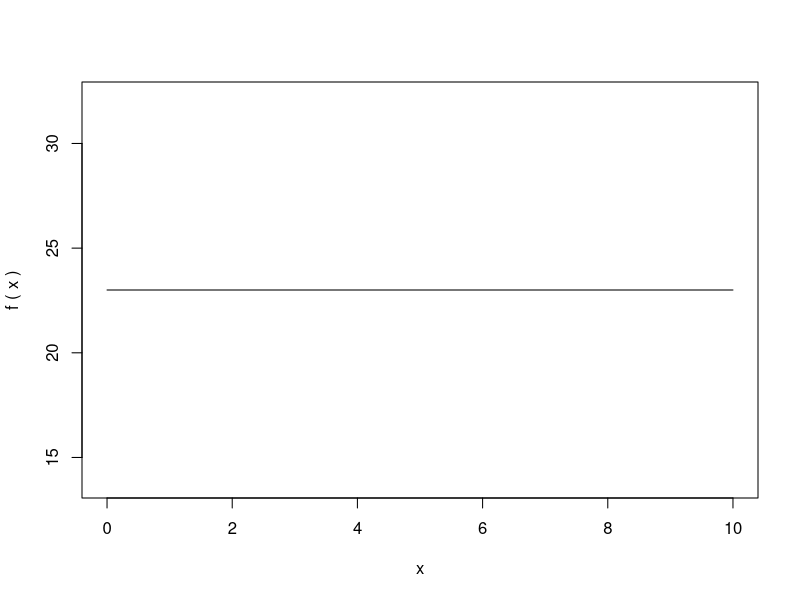
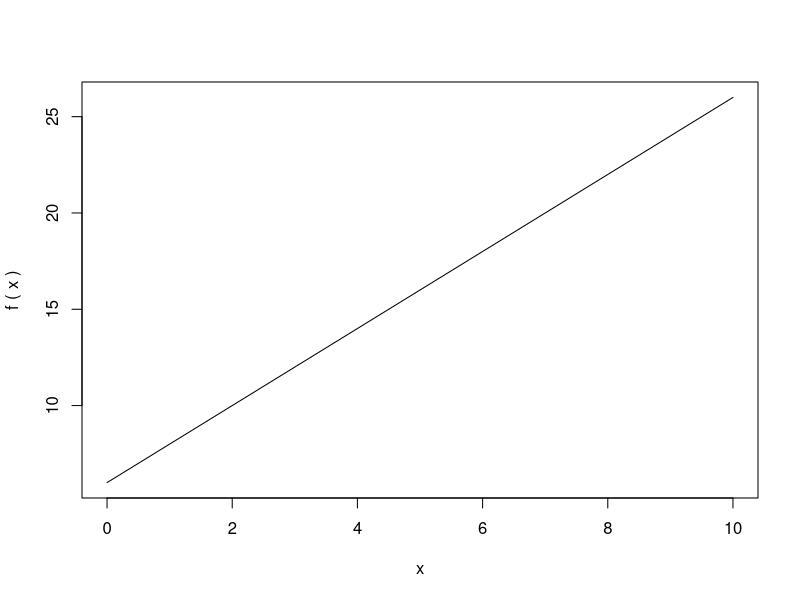
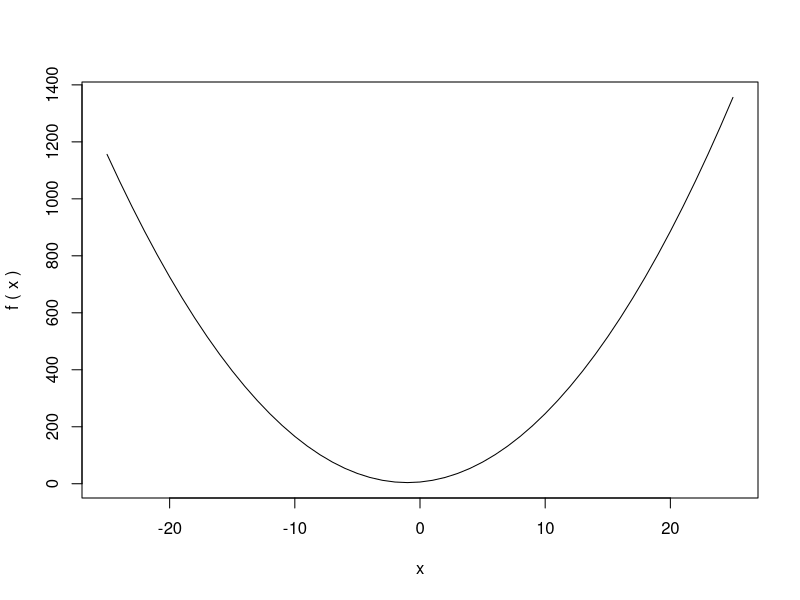
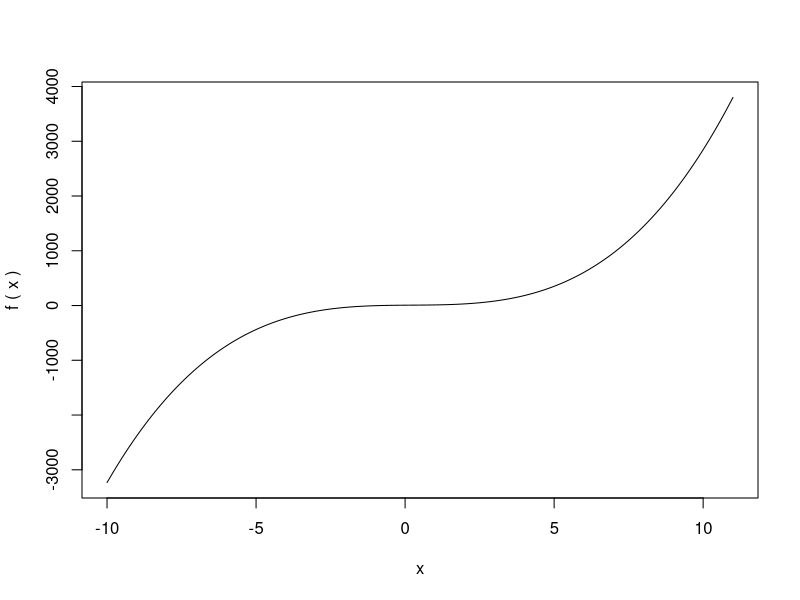
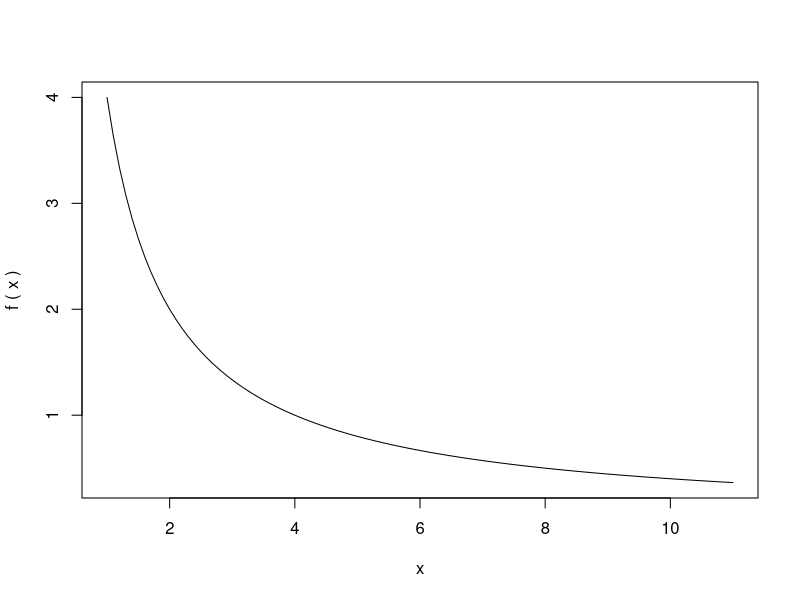
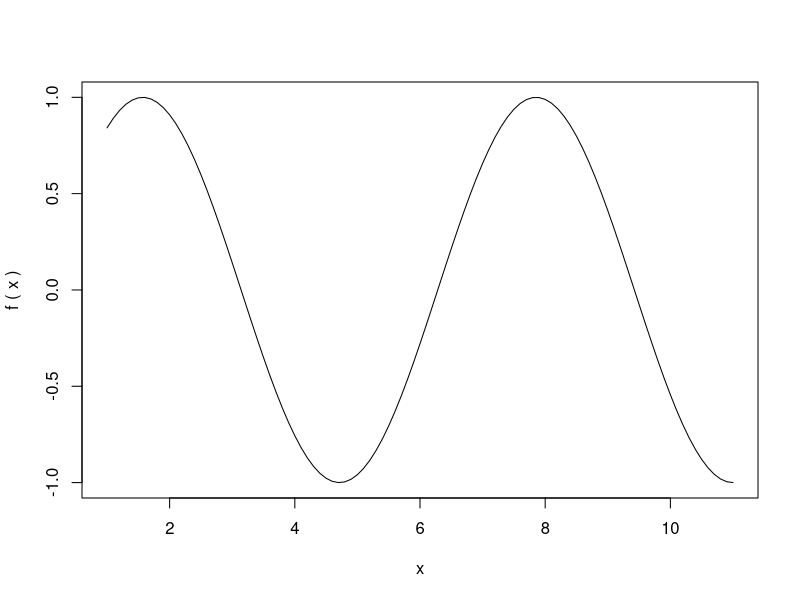
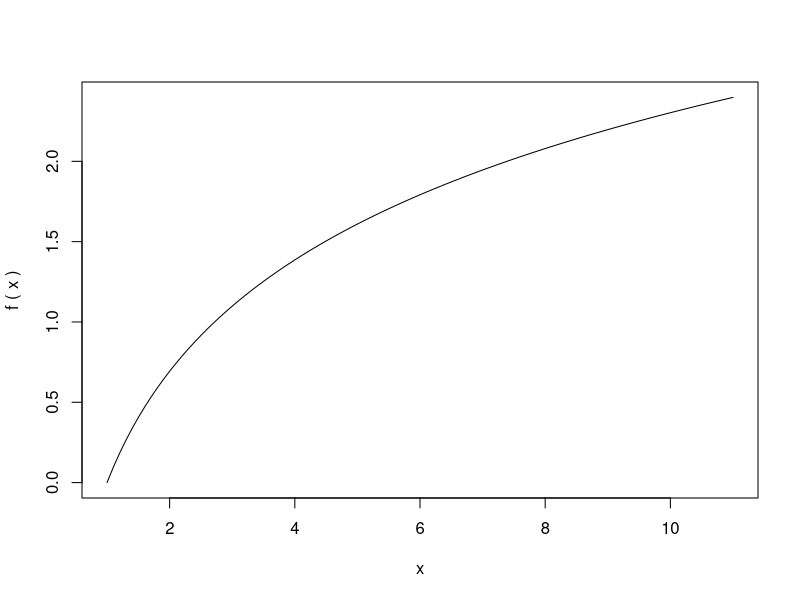
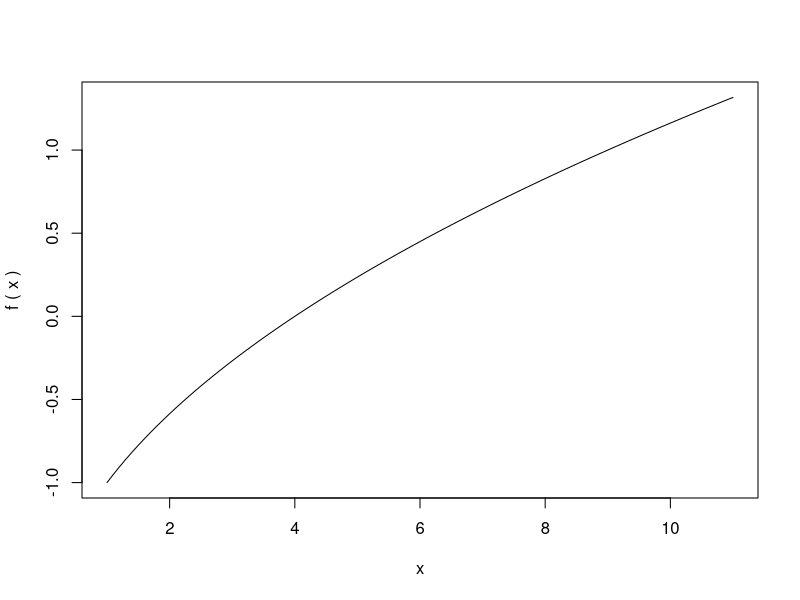

Write R code to recreate these figures, in order.
#constant functions
f <- function(x){
  fx <- 23
  return(fx)
}
input <- 0:10
plot(input,
   sapply(input, f),
    type = "l", xlab = " x " ,
   ylab = " f ( x ) " )

#linier functions
f <- function(x){
  fx <- 2*x+6
  return(fx)
}
input <- 0:10
plot(input,
     sapply(input, f),
     type = "l", xlab = " x " ,
     ylab = " f ( x ) " )

#quadranctic functions
f <- function(x){
  fx <- 2*x^2+4*x+6
  return(fx)
}
input <- -25:25
plot(input,
     sapply(input, f),
     type = "l", xlab = " x " ,
     ylab = " f ( x ) " )

#polynominal functions
f <- function(x){
  fx <- 3*x^3-2*x^2+4*x+6
  return(fx)
}
input <- seq(-10, 11, 0.1)
plot(input,
     sapply(input, f),
     type = "l", xlab = " x " ,
     ylab = " f ( x ) " )


#rational functions
f <- function(x){
  fx <- 4/x
  return(fx)
}
input <- seq(1, 11, 0.1)
plot(input,
     sapply(input, f),
     type = "l", xlab = " x " ,
     ylab = " f ( x ) " )

#Excercise
#1
f <- function(x){
  fx <- sin(x)
  return(fx)
}
input <- seq(1, 11, 0.1)
plot(input,
     sapply(input, f),
     type = "l", xlab = " x " ,
     ylab = " f ( x ) " )

#2
f <- function(x){
  fx <- log(x)
  return(fx)
}
input <- seq(1, 11, 0.1)
plot(input,
     sapply(input, f),
     type = "l", xlab = " x " ,
     ylab = " f ( x ) " )

#3
f <- function(x){
  fx <- (sqrt(x))-2
  return(fx)
}
input <- seq(1, 11, 0.1)
plot(input,
     sapply(input, f),
     type = "l", xlab = " x " ,
     ylab = " f ( x ) " )

#4
f <- function(x){
  fx <- sqrt(x-2)
  return(fx)
}
input <- seq(5, 11, 0.1)
plot(input,
     sapply(input, f),
     type = "l", xlab = " x " ,
     ylab = " f ( x ) " )

